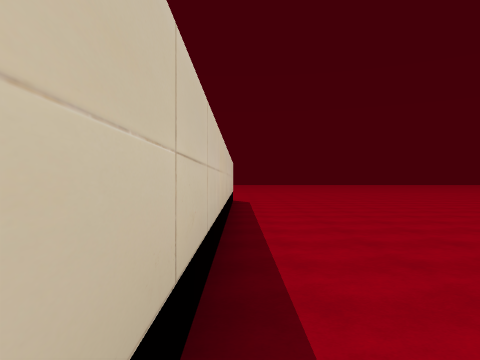
View 1 (above)

16 first-person views from a walk through a scene from a Unity 3-D project. The camera is 1.5 m above the floor, looks level and sees 70° across. Doors are open. The floor is counted in squares, 2 m on a side. Each view is taken from the middle of a square. On the plan, view 1 faces up. The plan holds only what a view shows up to about 11 squares ahead; the rest is blank. The place goes on beyond the plan. The player is left out.

View 2
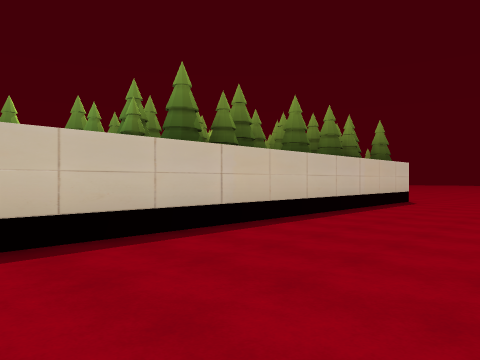

View 3
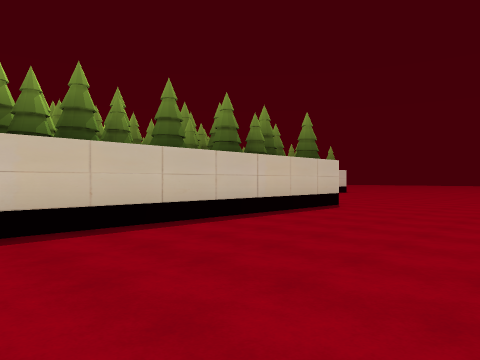

View 4
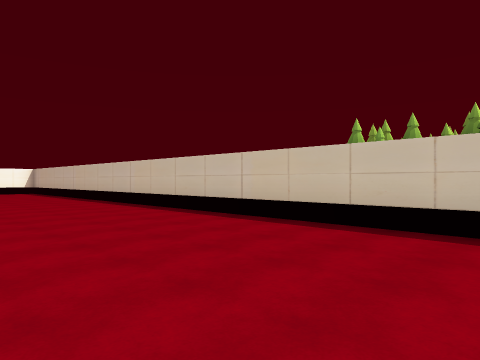

View 5
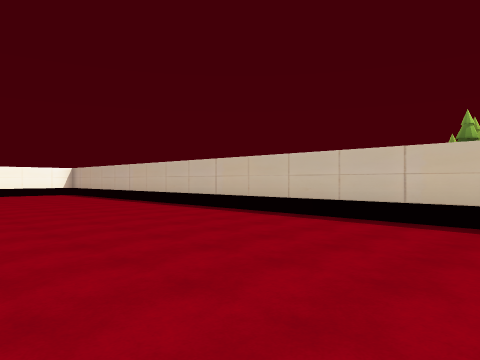

View 6
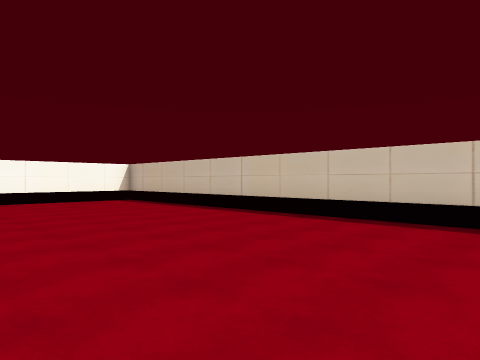

View 7
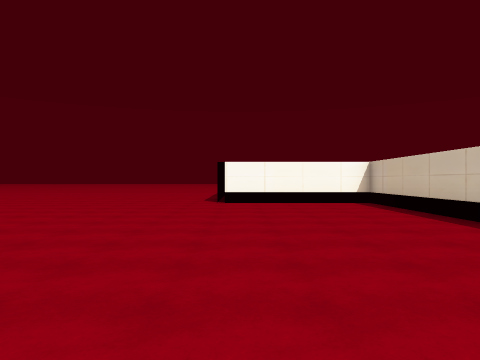

View 8
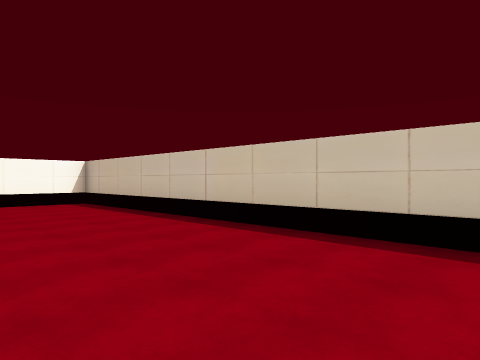

View 9
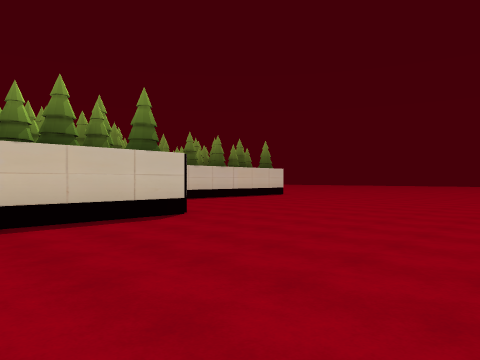

View 10
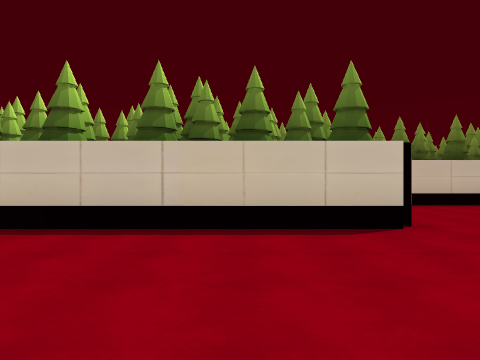

View 11
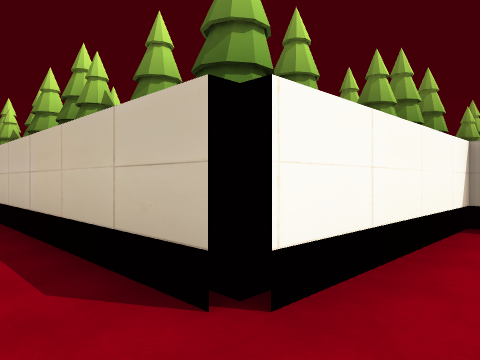

View 12
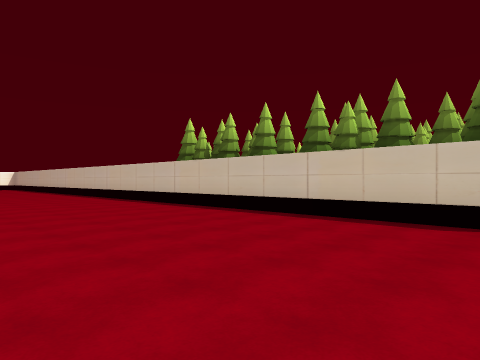

View 13
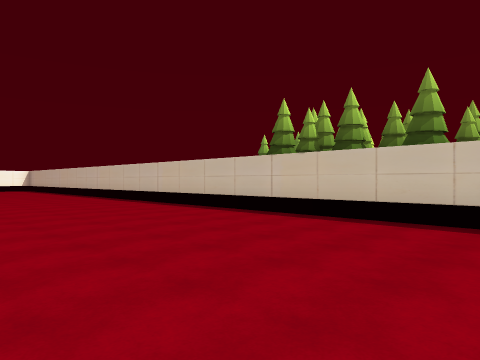

View 14
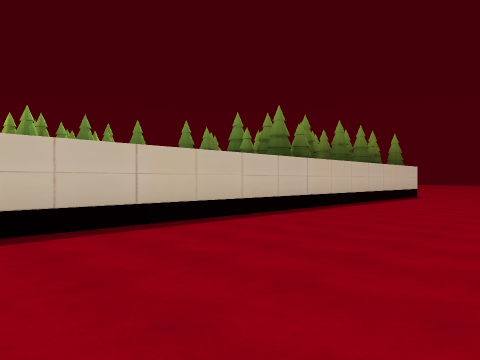

View 15
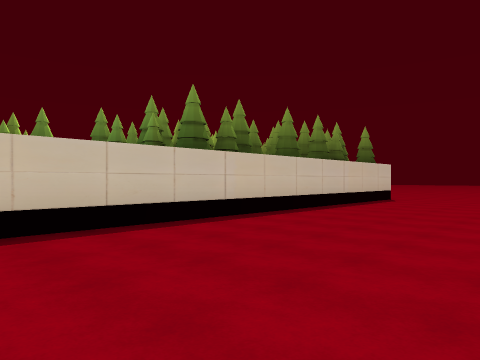

View 16
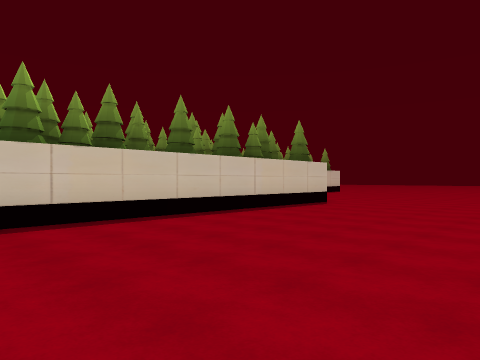

### Floor plan
Points are (right, up) in squares from view 1. A wall is a line through its corners. A room is listed if a view was taken in it or the views show most of it. See-through windows are left out.
Room 1 (views 1, 2, 3, 4, 5, 6, 7, 8, 9, 10, 11, 12, 13, 14, 15, 16)
walls: (-0.2, 3.6) (-0.2, -17.2) (3.9, -17.2); (-0.2, 8.6) (-0.2, 5.4); (-0.2, 11.6) (-0.2, 10.4); (-5.2, 12.8) (-3.4, 12.8)
objects: other object (-8, 1) to (-7, 2); other object (-6, 2) to (-6, 3); other object (-6, 9); other object (-6, 10); other object (-6, 14); other object (-5, 6); other object (-5, 7); other object (-5, 8); other object (-5, 10); other object (-5, 11); other object (-5, 12); other object (-4, 3); other object (-4, 4); other object (-4, 5) to (-4, 6); other object (-4, 8) to (-3, 8); other object (-4, 10) to (-4, 11); other object (-3, 4); other object (-3, 5) to (-2, 5); other object (-3, 6) to (-2, 7); other object (-3, 7); other object (-3, 9); other object (-3, 10) to (-2, 10); other object (-3, 11) to (-2, 12); other object (-3, 12); other object (-2, 4); other object (-2, 6); other object (-2, 8); other object (-2, 9); other object (-2, 11); other object (-1, 4); other object (-1, 5); other object (-1, 9); other object (-1, 10); other object (-1, 12)

Positions as (right, up) in squares from view 1, and headings:
1: (0, 0), facing up
2: (4, 0), facing up-left
3: (5, 3), facing up-left
4: (5, 4), facing down-left
5: (6, 1), facing down-left
6: (6, -5), facing down-left
7: (4, -6), facing down
8: (4, -6), facing down-left
9: (6, 8), facing up-left
10: (5, 10), facing left
11: (1, 14), facing down-left
12: (6, 13), facing down-left
13: (6, 9), facing down-left
14: (5, -4), facing up-left
15: (5, -1), facing up-left
16: (6, 2), facing up-left
